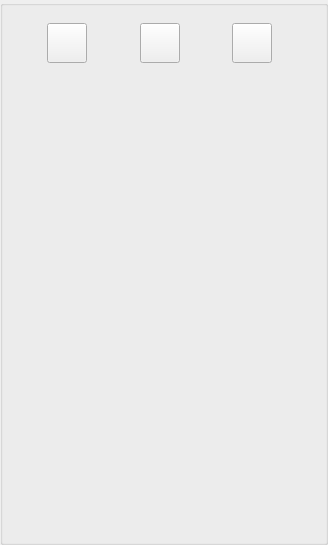
      <widget class="QGroupBox" name="MenuOptions">
       <property name="styleSheet">
        <string notr="true">#MenuOptions {
    background-color: white;
}</string>
       </property>
       <property name="title">
        <string/>
       </property>
       <property name="flat">
        <bool>true</bool>
       </property>
       <widget class="QWidget" name="horizontalLayoutWidget">
        <property name="geometry">
         <rect>
          <x>0</x>
          <y>0</y>
          <width>319</width>
          <height>86</height>
         </rect>
        </property>
        <layout class="QHBoxLayout" name="horizontalLayout">
         <item>
          <spacer name="horizontalSpacer_3">
           <property name="orientation">
            <enum>Qt::Orientation::Horizontal</enum>
           </property>
           <property name="sizeHint" stdset="0">
            <size>
             <width>40</width>
             <height>20</height>
            </size>
           </property>
          </spacer>
         </item>
         <item>
          <widget class="QPushButton" name="FriendsButton">
           <property name="minimumSize">
            <size>
             <width>40</width>
             <height>40</height>
            </size>
           </property>
           <property name="layoutDirection">
            <enum>Qt::LayoutDirection::RightToLeft</enum>
           </property>
           <property name="text">
            <string/>
           </property>
           <property name="icon">
            <iconset resource="ressources.qrc">
             <normaloff>:/images/friendsIcon.png</normaloff>:/images/friendsIcon.png</iconset>
           </property>
           <property name="iconSize">
            <size>
             <width>40</width>
             <height>40</height>
            </size>
           </property>
          </widget>
         </item>
         <item>
          <spacer name="horizontalSpacer">
           <property name="orientation">
            <enum>Qt::Orientation::Horizontal</enum>
           </property>
           <property name="sizeHint" stdset="0">
            <size>
             <width>40</width>
             <height>20</height>
            </size>
           </property>
          </spacer>
         </item>
         <item>
          <widget class="QPushButton" name="PostsButton">
           <property name="minimumSize">
            <size>
             <width>40</width>
             <height>40</height>
            </size>
           </property>
           <property name="text">
            <string/>
           </property>
           <property name="icon">
            <iconset resource="ressources.qrc">
             <normaloff>:/images/postsImage.png</normaloff>:/images/postsImage.png</iconset>
           </property>
           <property name="iconSize">
            <size>
             <width>40</width>
             <height>40</height>
            </size>
           </property>
          </widget>
         </item>
         <item>
          <spacer name="horizontalSpacer_2">
           <property name="orientation">
            <enum>Qt::Orientation::Horizontal</enum>
           </property>
           <property name="sizeHint" stdset="0">
            <size>
             <width>40</width>
             <height>20</height>
            </size>
           </property>
          </spacer>
         </item>
         <item>
          <widget class="QPushButton" name="ProfileButton">
           <property name="minimumSize">
            <size>
             <width>40</width>
             <height>40</height>
            </size>
           </property>
           <property name="text">
            <string/>
           </property>
           <property name="icon">
            <iconset resource="ressources.qrc">
             <normaloff>:/images/profileImage.png</normaloff>:/images/profileImage.png</iconset>
           </property>
           <property name="iconSize">
            <size>
             <width>40</width>
             <height>40</height>
            </size>
           </property>
          </widget>
         </item>
         <item>
          <spacer name="horizontalSpacer_4">
           <property name="orientation">
            <enum>Qt::Orientation::Horizontal</enum>
           </property>
           <property name="sizeHint" stdset="0">
            <size>
             <width>40</width>
             <height>20</height>
            </size>
           </property>
          </spacer>
         </item>
        </layout>
       </widget>
       <widget class="QWidget" name="horizontalLayoutWidget_2">
        <property name="geometry">
         <rect>
          <x>0</x>
          <y>-400</y>
          <width>317</width>
          <height>536</height>
         </rect>
        </property>
        <layout class="QHBoxLayout" name="horizontalLayout_2">
         <item>
          <widget class="QGroupBox" name="groupBox_3">
           <property name="minimumSize">
            <size>
             <width>0</width>
             <height>150</height>
            </size>
           </property>
           <property name="maximumSize">
            <size>
             <width>16777215</width>
             <height>150</height>
            </size>
           </property>
           <property name="styleSheet">
            <string notr="true">#groupBox_2{
background-color:#E2F3F5 ;
}</string>
           </property>
           <property name="title">
            <string/>
           </property>
           <widget class="QWidget" name="horizontalLayoutWidget_10">
            <property name="geometry">
             <rect>
              <x>10</x>
              <y>20</y>
              <width>301</width>
              <height>121</height>
             </rect>
            </property>
            <layout class="QHBoxLayout" name="horizontalLayout_32">
             <item>
              <widget class="QFrame" name="frame_22">
               <property name="styleSheet">
                <string notr="true">#frame_19 {
    background-color: lightblue;
}</string>
               </property>
               <property name="frameShape">
                <enum>QFrame::Shape::StyledPanel</enum>
               </property>
               <property name="frameShadow">
                <enum>QFrame::Shadow::Raised</enum>
               </property>
               <widget class="QWidget" name="verticalLayoutWidget_23">
                <property name="geometry">
                 <rect>
                  <x>0</x>
                  <y>0</y>
                  <width>101</width>
                  <height>123</height>
                 </rect>
                </property>
                <layout class="QVBoxLayout" name="verticalLayout_23">
                 <item>
                  <layout class="QHBoxLayout" name="horizontalLayout_33">
                   <item>
                    <widget class="QLabel" name="label_64">
                     <property name="maximumSize">
                      <size>
                       <width>40</width>
                       <height>16777215</height>
                      </size>
                     </property>
                     <property name="text">
                      <string>Title</string>
                     </property>
                    </widget>
                   </item>
                   <item>
                    <widget class="QLabel" name="label_65">
                     <property name="maximumSize">
                      <size>
                       <width>40</width>
                       <height>16777215</height>
                      </size>
                     </property>
                     <property name="text">
                      <string>Date</string>
                     </property>
                    </widget>
                   </item>
                  </layout>
                 </item>
                 <item>
                  <widget class="QWidget" name="pic1_22" native="true">
                   <property name="minimumSize">
                    <size>
                     <width>0</width>
                     <height>75</height>
                    </size>
                   </property>
                   <property name="maximumSize">
                    <size>
                     <width>1000</width>
                     <height>80</height>
                    </size>
                   </property>
                   <property name="styleSheet">
                    <string notr="true">#pic1_19{
background-color: white;
}</string>
                   </property>
                  </widget>
                 </item>
                 <item>
                  <widget class="QLabel" name="label_66">
                   <property name="font">
                    <font>
                     <pointsize>6</pointsize>
                    </font>
                   </property>
                   <property name="text">
                    <string>Description</string>
                   </property>
                   <property name="alignment">
                    <set>Qt::AlignmentFlag::AlignCenter</set>
                   </property>
                  </widget>
                 </item>
                </layout>
               </widget>
              </widget>
             </item>
             <item>
              <widget class="QFrame" name="frame_23">
               <property name="styleSheet">
                <string notr="true">#frame_20{
    background-color: lightblue;
}</string>
               </property>
               <property name="frameShape">
                <enum>QFrame::Shape::StyledPanel</enum>
               </property>
               <property name="frameShadow">
                <enum>QFrame::Shadow::Raised</enum>
               </property>
               <widget class="QWidget" name="verticalLayoutWidget_24">
                <property name="geometry">
                 <rect>
                  <x>0</x>
                  <y>0</y>
                  <width>101</width>
                  <height>123</height>
                 </rect>
                </property>
                <layout class="QVBoxLayout" name="verticalLayout_24">
                 <item>
                  <layout class="QHBoxLayout" name="horizontalLayout_34">
                   <item>
                    <widget class="QLabel" name="label_67">
                     <property name="maximumSize">
                      <size>
                       <width>40</width>
                       <height>16777215</height>
                      </size>
                     </property>
                     <property name="text">
                      <string>Title</string>
                     </property>
                    </widget>
                   </item>
                   <item>
                    <widget class="QLabel" name="label_68">
                     <property name="maximumSize">
                      <size>
                       <width>40</width>
                       <height>16777215</height>
                      </size>
                     </property>
                     <property name="text">
                      <string>Date</string>
                     </property>
                    </widget>
                   </item>
                  </layout>
                 </item>
                 <item>
                  <widget class="QWidget" name="pic1_23" native="true">
                   <property name="minimumSize">
                    <size>
                     <width>0</width>
                     <height>75</height>
                    </size>
                   </property>
                   <property name="maximumSize">
                    <size>
                     <width>1000</width>
                     <height>80</height>
                    </size>
                   </property>
                   <property name="styleSheet">
                    <string notr="true">#pic1_20{
background-color: white;
}</string>
                   </property>
                  </widget>
                 </item>
                 <item>
                  <widget class="QLabel" name="label_69">
                   <property name="font">
                    <font>
                     <pointsize>6</pointsize>
                    </font>
                   </property>
                   <property name="text">
                    <string>Description</string>
                   </property>
                   <property name="alignment">
                    <set>Qt::AlignmentFlag::AlignCenter</set>
                   </property>
                  </widget>
                 </item>
                </layout>
               </widget>
              </widget>
             </item>
             <item>
              <widget class="QFrame" name="frame_24">
               <property name="styleSheet">
                <string notr="true">#frame_21 {
    background-color: lightblue;
}</string>
               </property>
               <property name="frameShape">
                <enum>QFrame::Shape::StyledPanel</enum>
               </property>
               <property name="frameShadow">
                <enum>QFrame::Shadow::Raised</enum>
               </property>
               <widget class="QWidget" name="verticalLayoutWidget_25">
                <property name="geometry">
                 <rect>
                  <x>0</x>
                  <y>0</y>
                  <width>101</width>
                  <height>123</height>
                 </rect>
                </property>
                <layout class="QVBoxLayout" name="verticalLayout_25">
                 <item>
                  <layout class="QHBoxLayout" name="horizontalLayout_35">
                   <item>
                    <widget class="QLabel" name="label_70">
                     <property name="maximumSize">
                      <size>
                       <width>40</width>
                       <height>16777215</height>
                      </size>
                     </property>
                     <property name="text">
                      <string>Title</string>
                     </property>
                    </widget>
                   </item>
                   <item>
                    <widget class="QLabel" name="label_71">
                     <property name="maximumSize">
                      <size>
                       <width>40</width>
                       <height>16777215</height>
                      </size>
                     </property>
                     <property name="text">
                      <string>Date</string>
                     </property>
                    </widget>
                   </item>
                  </layout>
                 </item>
                 <item>
                  <widget class="QWidget" name="pic1_24" native="true">
                   <property name="minimumSize">
                    <size>
                     <width>0</width>
                     <height>75</height>
                    </size>
                   </property>
                   <property name="maximumSize">
                    <size>
                     <width>1000</width>
                     <height>80</height>
                    </size>
                   </property>
                   <property name="styleSheet">
                    <string notr="true">#pic1_21{
background-color: white;
}</string>
                   </property>
                  </widget>
                 </item>
                 <item>
                  <widget class="QLabel" name="label_72">
                   <property name="font">
                    <font>
                     <pointsize>6</pointsize>
                    </font>
                   </property>
                   <property name="text">
                    <string>Description</string>
                   </property>
                   <property name="alignment">
                    <set>Qt::AlignmentFlag::AlignCenter</set>
                   </property>
                  </widget>
                 </item>
                </layout>
               </widget>
              </widget>
             </item>
            </layout>
           </widget>
          </widget>
         </item>
         <item>
          <widget class="QGraphicsView" name="PostPicture">
           <property name="maximumSize">
            <size>
             <width>100</width>
             <height>100</height>
            </size>
           </property>
          </widget>
         </item>
        </layout>
       </widget>
      </widget>
